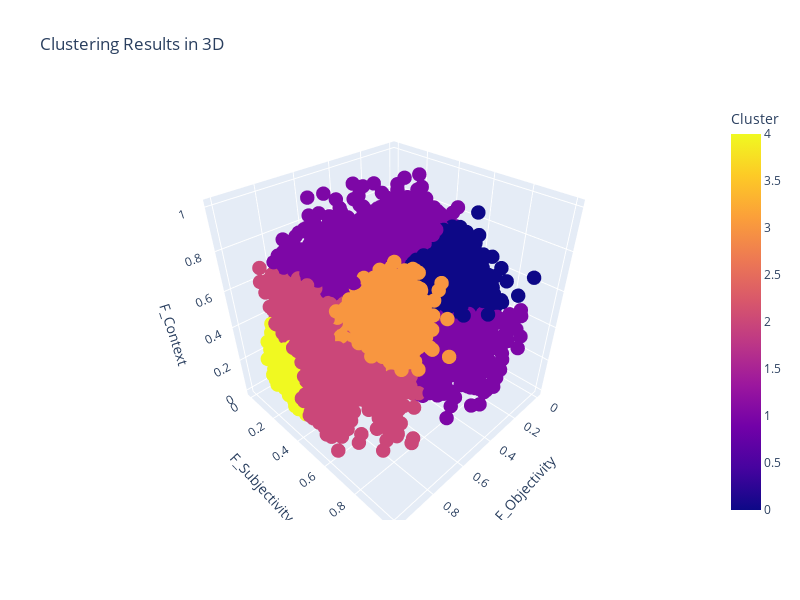

The notebook cell this image was saved under:
### Code cell
# Create a 3D scatter plot for visualization
fig = px.scatter_3d(df_cluster, x='F_Objectivity', y='F_Subjectivity', z='F_Context', color='Cluster',
                    hover_name=df_cluster.index, title='Clustering Results in 3D')

# Customize the visualization
fig.update_traces(marker=dict(size=5))  # Adjust the size of data points

# Set the figure size (width and height) in pixels
fig.update_layout(width=800, height=600)

fig.show()

### Figure 1 — Plotly figure (JSON) as saved in the notebook; plotly's stock layout.template omitted (floating-point values rounded to 4 significant figures; data arrays with more than 128 entries replaced by an {"elided": "..."} marker saying what was removed)
{"data": [{"hovertemplate": "<b>%{hovertext}</b><br><br>F_Objectivity=%{x}<br>F_Subjectivity=%{y}<br>F_Context=%{z}<br>Cluster=%{marker.color}<extra></extra>", "hovertext": {"elided": "5553 str values"}, "legendgroup": "", "marker": {"color": {"elided": "5553 int values"}, "coloraxis": "coloraxis", "size": 5, "symbol": "circle"}, "mode": "markers", "name": "", "scene": "scene", "showlegend": false, "type": "scatter3d", "x": {"elided": "5553 float values"}, "y": {"elided": "5553 float values"}, "z": {"elided": "5553 float values"}}], "layout": {"coloraxis": {"colorbar": {"title": {"text": "Cluster"}}, "colorscale": [[0, "#0d0887"], [0.1111, "#46039f"], [0.2222, "#7201a8"], [0.3333, "#9c179e"], [0.4444, "#bd3786"], [0.5556, "#d8576b"], [0.6667, "#ed7953"], [0.7778, "#fb9f3a"], [0.8889, "#fdca26"], [1, "#f0f921"]]}, "height": 600, "legend": {"tracegroupgap": 0}, "scene": {"domain": {"x": [0, 1], "y": [0, 1]}, "xaxis": {"title": {"text": "F_Objectivity"}}, "yaxis": {"title": {"text": "F_Subjectivity"}}, "zaxis": {"title": {"text": "F_Context"}}}, "title": {"text": "Clustering Results in 3D"}, "width": 800}}
